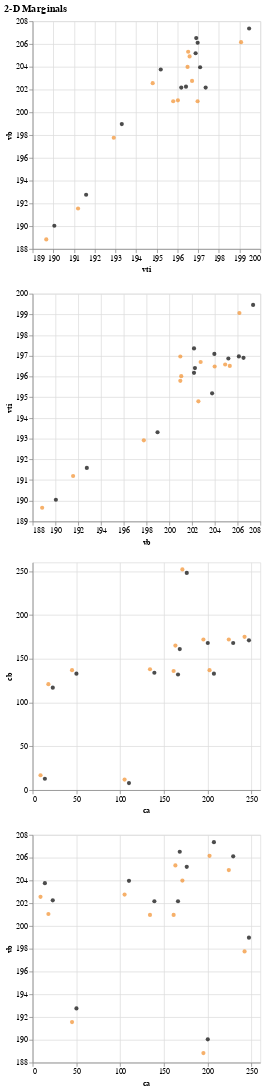

Source (notebook cell):
### Code cell
plot_comparisons_2d_numerical_numerical(odf,sdf,[['vti','vb'],['vb','vti'],['ca','cb'],['ca','vb']])

### Figure 1 — Vega-Lite specification as saved in the notebook (floating-point values rounded to 4 significant figures)
{"config": {"view": {"continuousWidth": 300, "continuousHeight": 300}}, "vconcat": [{"layer": [{"data": {"name": "data-e69fbbb37e11c7ce7fd07d86515ae683"}, "mark": {"type": "point", "filled": true}, "encoding": {"color": {"value": "#000000"}, "x": {"field": "vti", "scale": {"zero": false}, "type": "quantitative"}, "y": {"field": "vb", "scale": {"zero": false}, "type": "quantitative"}}, "transform": [{"filter": "(datum.plot_data_source === 'observed')"}]}, {"data": {"name": "data-e69fbbb37e11c7ce7fd07d86515ae683"}, "mark": {"type": "point", "filled": true}, "encoding": {"color": {"value": "#f28e2b"}, "x": {"field": "vti", "scale": {"zero": false}, "type": "quantitative"}, "y": {"field": "vb", "scale": {"zero": false}, "type": "quantitative"}}, "transform": [{"filter": "(datum.plot_data_source === 'synthetic')"}]}]}, {"layer": [{"data": {"name": "data-e69fbbb37e11c7ce7fd07d86515ae683"}, "mark": {"type": "point", "filled": true}, "encoding": {"color": {"value": "#000000"}, "x": {"field": "vb", "scale": {"zero": false}, "type": "quantitative"}, "y": {"field": "vti", "scale": {"zero": false}, "type": "quantitative"}}, "transform": [{"filter": "(datum.plot_data_source === 'observed')"}]}, {"data": {"name": "data-e69fbbb37e11c7ce7fd07d86515ae683"}, "mark": {"type": "point", "filled": true}, "encoding": {"color": {"value": "#f28e2b"}, "x": {"field": "vb", "scale": {"zero": false}, "type": "quantitative"}, "y": {"field": "vti", "scale": {"zero": false}, "type": "quantitative"}}, "transform": [{"filter": "(datum.plot_data_source === 'synthetic')"}]}]}, {"layer": [{"data": {"name": "data-2a375f35334d1bc8a993e8cd77b1bc27"}, "mark": {"type": "point", "filled": true}, "encoding": {"color": {"value": "#000000"}, "x": {"field": "ca", "scale": {"zero": false}, "type": "quantitative"}, "y": {"field": "cb", "scale": {"zero": false}, "type": "quantitative"}}, "transform": [{"filter": "(datum.plot_data_source === 'observed')"}]}, {"data": {"name": "data-2a375f35334d1bc8a993e8cd77b1bc27"}, "mark": {"type": "point", "filled": true}, "encoding": {"color": {"value": "#f28e2b"}, "x": {"field": "ca", "scale": {"zero": false}, "type": "quantitative"}, "y": {"field": "cb", "scale": {"zero": false}, "type": "quantitative"}}, "transform": [{"filter": "(datum.plot_data_source === 'synthetic')"}]}]}, {"layer": [{"data": {"name": "data-3e58903222842bdc907083f08dffab17"}, "mark": {"type": "point", "filled": true}, "encoding": {"color": {"value": "#000000"}, "x": {"field": "ca", "scale": {"zero": false}, "type": "quantitative"}, "y": {"field": "vb", "scale": {"zero": false}, "type": "quantitative"}}, "transform": [{"filter": "(datum.plot_data_source === 'observed')"}]}, {"data": {"name": "data-3e58903222842bdc907083f08dffab17"}, "mark": {"type": "point", "filled": true}, "encoding": {"color": {"value": "#f28e2b"}, "x": {"field": "ca", "scale": {"zero": false}, "type": "quantitative"}, "y": {"field": "vb", "scale": {"zero": false}, "type": "quantitative"}}, "transform": [{"filter": "(datum.plot_data_source === 'synthetic')"}]}]}], "resolve": {"scale": {"color": "independent"}}, "title": "2-D Marginals", "$schema": "https://vega.github.io/schema/vega-lite/v5.20.1.json", "datasets": {"data-e69fbbb37e11c7ce7fd07d86515ae683": [{"vb": 190.0, "vti": 190.0, "plot_data_source": "observed"}, {"vb": 192.8, "vti": 191.6, "plot_data_source": "observed"}, {"vb": 199.0, "vti": 193.3, "plot_data_source": "observed"}, {"vb": 202.3, "vti": 196.4, "plot_data_source": "observed"}, {"vb": 202.2, "vti": 197.4, "plot_data_source": "observed"}, {"vb": 202.2, "vti": 196.2, "plot_data_source": "observed"}, {"vb": 205.2, "vti": 196.9, "plot_data_source": "observed"}, {"vb": 204.0, "vti": 197.1, "plot_data_source": "observed"}, {"vb": 206.5, "vti": 196.9, "plot_data_source": "observed"}, {"vb": 203.8, "vti": 195.2, "plot_data_source": "observed"}, {"vb": 206.1, "vti": 197.0, "plot_data_source": "observed"}, {"vb": 207.4, "vti": 199.5, "plot_data_source": "observed"}, {"vb": 188.8, "vti": 189.7, "plot_data_source": "synthetic"}, {"vb": 191.6, "vti": 191.2, "plot_data_source": "synthetic"}, {"vb": 197.8, "vti": 192.9, "plot_data_source": "synthetic"}, {"vb": 201.1, "vti": 196.0, "plot_data_source": "synthetic"}, {"vb": 201.0, "vti": 197.0, "plot_data_source": "synthetic"}, {"vb": 201.0, "vti": 195.8, "plot_data_source": "synthetic"}, {"vb": 204.0, "vti": 196.5, "plot_data_source": "synthetic"}, {"vb": 202.8, "vti": 196.7, "plot_data_source": "synthetic"}, {"vb": 205.3, "vti": 196.5, "plot_data_source": "synthetic"}, {"vb": 202.6, "vti": 194.8, "plot_data_source": "synthetic"}, {"vb": 204.9, "vti": 196.6, "plot_data_source": "synthetic"}, {"vb": 206.2, "vti": 199.1, "plot_data_source": "synthetic"}], "data-2a375f35334d1bc8a993e8cd77b1bc27": [{"ca": 200, "cb": 168, "plot_data_source": "observed"}, {"ca": 50, "cb": 133, "plot_data_source": "observed"}, {"ca": 247, "cb": 171, "plot_data_source": "observed"}, {"ca": 23, "cb": 117, "plot_data_source": "observed"}, {"ca": 139, "cb": 134, "plot_data_source": "observed"}, {"ca": 166, "cb": 132, "plot_data_source": "observed"}, {"ca": 176, "cb": 248, "plot_data_source": "observed"}, {"ca": 110, "cb": 8, "plot_data_source": "observed"}, {"ca": 168, "cb": 161, "plot_data_source": "observed"}, {"ca": 14, "cb": 13, "plot_data_source": "observed"}, {"ca": 229, "cb": 168, "plot_data_source": "observed"}, {"ca": 207, "cb": 133, "plot_data_source": "observed"}, {"ca": 195, "cb": 172, "plot_data_source": "synthetic"}, {"ca": 45, "cb": 137, "plot_data_source": "synthetic"}, {"ca": 242, "cb": 175, "plot_data_source": "synthetic"}, {"ca": 18, "cb": 121, "plot_data_source": "synthetic"}, {"ca": 134, "cb": 138, "plot_data_source": "synthetic"}, {"ca": 161, "cb": 136, "plot_data_source": "synthetic"}, {"ca": 171, "cb": 252, "plot_data_source": "synthetic"}, {"ca": 105, "cb": 12, "plot_data_source": "synthetic"}, {"ca": 163, "cb": 165, "plot_data_source": "synthetic"}, {"ca": 9, "cb": 17, "plot_data_source": "synthetic"}, {"ca": 224, "cb": 172, "plot_data_source": "synthetic"}, {"ca": 202, "cb": 137, "plot_data_source": "synthetic"}], "data-3e58903222842bdc907083f08dffab17": [{"ca": 200, "vb": 190.0, "plot_data_source": "observed"}, {"ca": 50, "vb": 192.8, "plot_data_source": "observed"}, {"ca": 247, "vb": 199.0, "plot_data_source": "observed"}, {"ca": 23, "vb": 202.3, "plot_data_source": "observed"}, {"ca": 139, "vb": 202.2, "plot_data_source": "observed"}, {"ca": 166, "vb": 202.2, "plot_data_source": "observed"}, {"ca": 176, "vb": 205.2, "plot_data_source": "observed"}, {"ca": 110, "vb": 204.0, "plot_data_source": "observed"}, {"ca": 168, "vb": 206.5, "plot_data_source": "observed"}, {"ca": 14, "vb": 203.8, "plot_data_source": "observed"}, {"ca": 229, "vb": 206.1, "plot_data_source": "observed"}, {"ca": 207, "vb": 207.4, "plot_data_source": "observed"}, {"ca": 195, "vb": 188.8, "plot_data_source": "synthetic"}, {"ca": 45, "vb": 191.6, "plot_data_source": "synthetic"}, {"ca": 242, "vb": 197.8, "plot_data_source": "synthetic"}, {"ca": 18, "vb": 201.1, "plot_data_source": "synthetic"}, {"ca": 134, "vb": 201.0, "plot_data_source": "synthetic"}, {"ca": 161, "vb": 201.0, "plot_data_source": "synthetic"}, {"ca": 171, "vb": 204.0, "plot_data_source": "synthetic"}, {"ca": 105, "vb": 202.8, "plot_data_source": "synthetic"}, {"ca": 163, "vb": 205.3, "plot_data_source": "synthetic"}, {"ca": 9, "vb": 202.6, "plot_data_source": "synthetic"}, {"ca": 224, "vb": 204.9, "plot_data_source": "synthetic"}, {"ca": 202, "vb": 206.2, "plot_data_source": "synthetic"}]}}
